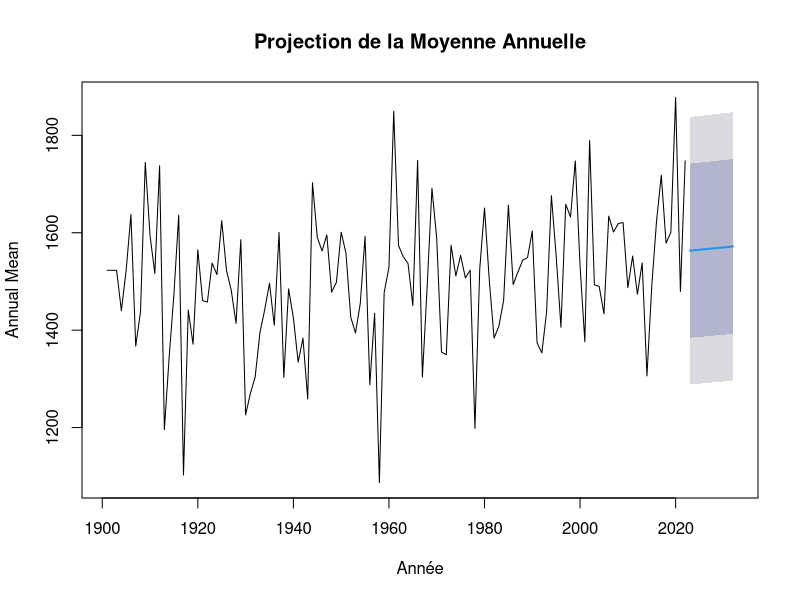

Generate this figure with R:
# Charger les bibliothèques nécessaires
library(forecast)

# Définir les données manuellement
Category <- c(1901, 1902, 1903, 1904, 1905, 1906, 1907, 1908, 1909, 1910,
              1911, 1912, 1913, 1914, 1915, 1916, 1917, 1918, 1919, 1920,
              1921, 1922, 1923, 1924, 1925, 1926, 1927, 1928, 1929, 1930,
              1931, 1932, 1933, 1934, 1935, 1936, 1937, 1938, 1939, 1940,
              1941, 1942, 1943, 1944, 1945, 1946, 1947, 1948, 1949, 1950,
              1951, 1952, 1953, 1954, 1955, 1956, 1957, 1958, 1959, 1960,
              1961, 1962, 1963, 1964, 1965, 1966, 1967, 1968, 1969, 1970,
              1971, 1972, 1973, 1974, 1975, 1976, 1977, 1978, 1979, 1980,
              1981, 1982, 1983, 1984, 1985, 1986, 1987, 1988, 1989, 1990,
              1991, 1992, 1993, 1994, 1995, 1996, 1997, 1998, 1999, 2000,
              2001, 2002, 2003, 2004, 2005, 2006, 2007, 2008, 2009, 2010,
              2011, 2012, 2013, 2014, 2015, 2016, 2017, 2018, 2019, 2020,
              2021, 2022)

Annual_Mean <- c(1522.91, 1522.91, 1522.91, 1440.12, 1522.91, 1637.42, 1367.14, 1437.26,
                 1744.44, 1594.18, 1516.52, 1737.41, 1196.03, 1344.59, 1474.03, 1636.19,
                 1102.59, 1441.17, 1371.17, 1564.76, 1460.64, 1457.73, 1537.75, 1514.02,
                 1624.82, 1522.91, 1481.62, 1414.00, 1585.61, 1226.03, 1270.33, 1303.6,
                 1394.95, 1442.22, 1496.27, 1410.2, 1600.65, 1302.8, 1484.82, 1425.34,
                 1334.3, 1383.64, 1258.67, 1702.7, 1590.47, 1562.62, 1595.5, 1478.09,
                 1498.00, 1601.02, 1558.52, 1426.64, 1394.28, 1454.7, 1592.81, 1287.93,
                 1434.85, 1087.05, 1477.29, 1528.89, 1849.43, 1573.98, 1550.63, 1536.73,
                 1450.26, 1748.22, 1303.65, 1489.69, 1691.2, 1587.97, 1355.05, 1349.58,
                 1574.38, 1511.31, 1553.42, 1507.47, 1523.24, 1198.23, 1525.11, 1650.89,
                 1502.27, 1383.69, 1408.09, 1460.68, 1656.58, 1493.77, 1519.51, 1543.89,
                 1548.98, 1603.7, 1374.07, 1353.35, 1437.79, 1676.1, 1552.45, 1406.01,
                 1658.34, 1632.32, 1747.36, 1531.55, 1376.14, 1789.2, 1493.14, 1489.83,
                 1433.51, 1634.11, 1601.51, 1618.97, 1620.95, 1487.26, 1552.19, 1473.86,
                 1538.03, 1306.17, 1489.66, 1623.29, 1718.03, 1578.54, 1600.97, 1877.87,
                 1479.5, 1747.64)

# Convertir en série temporelle
data_ts <- ts(Annual_Mean, start = min(Category), frequency = 1)

# Ajuster un modèle de régression linéaire
model <- tslm(data_ts ~ trend)

# Vérifier si le modèle a été correctement ajusté
if (exists("model")) {
  # Faire des prévisions pour les 10 prochaines années
  forecast_data <- forecast(model, h = 10)
  
  # Visualiser les prévisions
  plot(forecast_data, main = "Projection de la Moyenne Annuelle", ylab = "Annual Mean", xlab = "Année")
} else {
  print("Le modèle n'a pas pu être ajusté correctement.")
}



